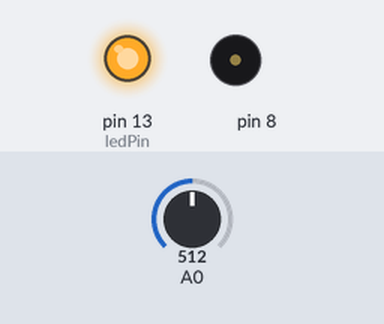
A sketch run on a simulated Arduino Uno, built with avr-gcc and run on an emulated ATmega328P. Parts: output pins drawn as LEDs (lit = HIGH), buzzer (waves = sounding). The test bench sets the inputs (shaded band); at power-on: A0 = 512.

Above: at 0.1 s.
At 5.1 s:
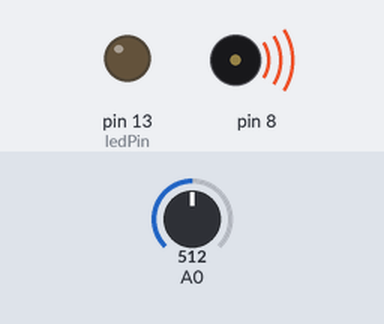
Timing chart, 0 to 6.6 s (numbered marks = the images above):
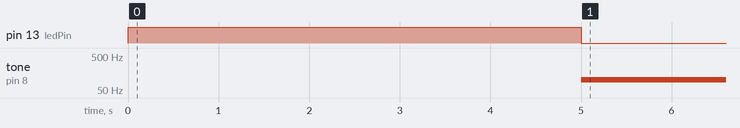

The sketch:

Light_Theremin.ino
```cpp
int sensorValue;
int sensorLow = 1023;
int sensorHigh = 0;

const int ledPin = 13;

void setup() {

  pinMode(ledPin, OUTPUT);
  digitalWrite(ledPin, HIGH);

  //Calibrate Sensor
  while(millis() < 5000){
    sensorValue = analogRead(A0);
    if(sensorValue > sensorHigh){
      sensorHigh = sensorValue;
    }
    if(sensorValue < sensorLow){
      sensorLow = sensorValue;
    }
  }
  //Turn off LED after calibrating for 5 seconds
  digitalWrite(ledPin, LOW);
}

void loop() {
  //Read analog input and map to correct frequency range
  sensorValue = analogRead(A0);
  int pitch = map(sensorValue, sensorLow, sensorHigh, 100, 1500);
  //Play sound on pin 8 with tone() function call
  tone(8, pitch, 20);
  delay(10);

}
```

Measured:
- by itself, tone on pin 8: silent → 99 Hz at 5.0 s
